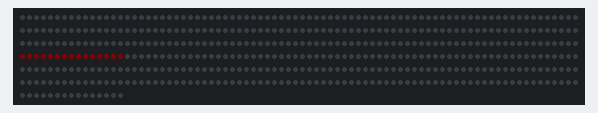
Bench run of a program on a simulated ESP32. On the bench: 495 RGB LEDs in strip order, left to right, continuing on the next row. Dim RGB values are drawn brighter than linear; random numbers use the default seed unless the program sets one.

Above: at 0.1 s.
At 0.7 s:
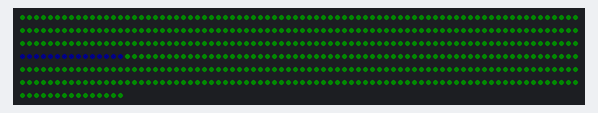
At 1.3 s:
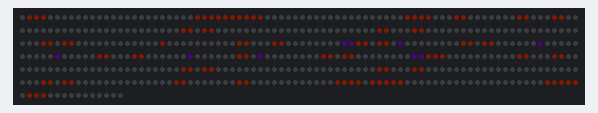

The program:

main.cpp
```cpp
// Librerias
#include <FastLED.h>
#include "config.h" // Incluye pines, número de LEDs y colores definidos en un solo lugar
#include "panel_struct.h"
#include "system.h"
// ------------------------------------------------------------------------
// Se definen las variables necesarias
// ------------------------------------------------------------------------
// Arreglo que representa el estado de cada LED físico en la tira
CRGB leds[NUM_LEDS];
// Variables para controlar el tiempo de parpadeo
unsigned long contadorParpadeo = 0;
unsigned long intervaloParpadeo = 0;
int parpadeoActivo = 0; // Variable para controlar el estado del parpadeo
// Definición de la matriz del panel (ajusta el tamaño según tu panel real)
LedPixel panel[15][33];
// ------------------------------------------------------------------------
// Configuración inicial del sistema
void setup() {
  // Inicializa salida serial para debugging si lo necesitas
  Serial.begin(115200);
  // Inicializa la matriz de LEDs
  inicializarMatriz(panel);
  // Construye la cara por defecto
  construirCaraDefault(panel);
  // Configura la tira LED: tipo de LEDs, pin de datos, orden de color
  FastLED.addLeds<WS2812, DATA_PIN, GRB>(leds, NUM_LEDS);
  // Ajusta el brillo general de la tira para el testeo
  FastLED.setBrightness(BRILLO_MAX);
  // --- Test de la tira LED al arranque ---
  // Enciende todos los LEDs en rojo, verde, azul y blanco secuencialmente
  // y luego los apaga. Solo se ejecuta una vez al inicio.
  testLeds(leds, NUM_LEDS);
  // Ajusta el brillo general de la tira (puedes modificar)
  FastLED.setBrightness(BRILLO_DEFAULT);
  // --- Fin del testeo de LEDs ---
  // Calcula el primer tiempo de parpadeo
  intervaloParpadeo = TiempoParpadeo();
}
// Bucle principal del programa
void loop() {
  // Verifica si es momento de parpadear
  if (contadorParpadeo < intervaloParpadeo) {
    contadorParpadeo++;
  }else{
    int elementos[] = {OJO_IZQUIERDO, OJO_DERECHO}; // Elementos a parpadear
    int numElementos = sizeof(elementos) / sizeof(elementos[0]); // Calcula el número de elementos
    parpadearLeds(panel, leds, elementos, numElementos);
    // Calcula el nuevo tiempo de parpadeo
    intervaloParpadeo = TiempoParpadeo();
    contadorParpadeo = 0; // Reinicia el contador
  }
  // Se pinta el panel usando pintarPanel
  pintarPanel(panel, leds);
  delay(1); // Pequeño retraso para evitar sobrecargar el bucle
}
```

panel_struct.h
```cpp
#pragma once
#include <FastLED.h>

// Enumeración para los elementos de la cara
enum ElementoCara {
    BOCA = 0,
    NARIZ = 1,
    OJO_IZQUIERDO = 2,
    OJO_DERECHO = 3,
    PIERCING = 4,
    OTRO = 5
};

// Estructura para cada LED del panel
struct LedPixel {
    int posicion;         // Número de LED en la tira
    bool estado;          // Encendido/apagado
    CRGB color;           // Color actual
    ElementoCara elemento;// Tipo de elemento facial
};
```

system.h
```cpp
#pragma once
#include <FastLED.h>
#include "panel_struct.h"

// Función para pintar la matriz en la tira LED
void pintarPanel(LedPixel panel[15][33], CRGB* leds);
// Funcion para ejecutar el parpadeo de los LEDs
void parpadearLeds(LedPixel panel[15][33], CRGB* leds, int listaElementos[], int numElementos);
```

system.cpp
```cpp
#include "system.h"

// Para Visualizar la matriz de LEDs en el monitor serial
void visualizarMatriz(LedPixel panel[15][33]) {
    Serial.println("// ------------------------------------------- //");
    Serial.println("// Iniciando el recorrido de la matriz de LEDs //");
    Serial.println("// ------------------------------------------- //");
    for (int x = 0; x < 15; x++) {
        Serial.print("| ");
        for (int y = 0; y < 33; y++) {
            Serial.print(panel[x][y].posicion);
            Serial.print(" | ");
        }
        Serial.println("");
    }
    Serial.println("Finalizado el recorrido de la matriz");
}

// Recorre la matriz y pinta los LEDs físicos según el estado y color de cada LedPixel
void pintarPanel(LedPixel panel[15][33], CRGB* leds) {
    for (int x = 0; x < 15; x++) {
        for (int y = 0; y < 33; y++) {
            int idx = panel[x][y].posicion;
            if (panel[x][y].estado) {
                leds[idx] = panel[x][y].color;
            }else {
                leds[idx] = CRGB::Black;
            }
        }
    }
    // Envia los datos a la tira LED
    FastLED.show();
}

// Se agrega la funcion para parpadear los LEDs, se agrega una lista de elementos que se parpadearan
void parpadearLeds(LedPixel panel[15][33], CRGB* leds, int listaElementos[], int numElementos) {
    // Se genera una variable pasa saber si hay un cambio, si no omite el refresh de la pantalla
    bool cambio = false;
    // recorre la patriz de leds para cerrar los ojos, de arriba a abajo
    for (int x = 0; x < 15; x++) {
        for (int y = 0; y < 33; y++) {
            // Verifica si el elemento actual está en la lista de elementos a parpadear
            for (int i = 0; i < numElementos; i++) {
                if (panel[x][y].elemento == listaElementos[i]) {
                    // Si el elemento está en la lista, cambia su estado a apagado
                    panel[x][y].estado = false;
                    cambio = true;
                }
            }
        }
        // Si hubo un cambio en el estado de los LEDs, se pinta el panel
        if (cambio){
            // Se espera un tiempo para simular el parpadeo
            delay(1);
            // Se manda a pintar el panel
            pintarPanel(panel, leds);
        }
    }
    // Se recorre la matriz para prender los leds de nuevo, pero de abajo hacia arriba
    // recorre la patriz de leds para cerrar los ojos, de arriba a abajo
    for (int x = 14; x >= 0; x--) {
        for (int y = 0; y < 33; y++) {
            // Verifica si el elemento actual está en la lista de elementos a parpadear
            for (int i = 0; i < numElementos; i++) {
                if (panel[x][y].elemento == listaElementos[i]) {
                    // Si el elemento está en la lista, cambia su estado a apagado
                    panel[x][y].estado = true;
                    cambio = true;
                }
            }
        }
        // Si hubo un cambio en el estado de los LEDs, se pinta el panel
        if (cambio){
            // Se espera un tiempo para simular el parpadeo
            delay(1);
            // Se manda a pintar el panel
            pintarPanel(panel, leds);
        }
    }
}
```

config.h
```cpp
#pragma once
#include <FastLED.h>
#include "panel_struct.h"

// --- Colores principales ---
#define red 253
#define green 45
#define blue 28

#define redPiercing 128
#define greenPiercing 0
#define bluePiercing 255

// --- Configuración de hardware ---
#define NUM_LEDS 495
#define DATA_PIN 5
#define BRILLO_MAX 10 // Brillo máximo de los LEDs
#define BRILLO_MIN 1  // Brillo mínimo de los LEDs
#define BRILLO_DEFAULT 5 // Brillo por defecto de los LEDs
// ----------------------------------------------
// Métodos
// --- Función de testeo de LEDs ---
void testLeds(CRGB* leds, int numLeds);
// --- Función para inicializar la matriz de LEDs ---
void inicializarMatriz(LedPixel panel[15][33]);
// --- Función para construir la cara por defecto ---
void construirCaraDefault(LedPixel panel[15][33]);
// --- Función para visualizar la matriz de LEDs en el monitor serial ---
void visualizarMatriz(LedPixel panel[15][33]);
// --- Función para calcular el parpadeo ---
int TiempoParpadeo();
```

config.cpp
```cpp
#include <FastLED.h>
#include "config.h"
#include "panel_struct.h"
#include "system.h"

// Función para testear la tira LED: recorre todos los LEDs y los enciende en rojo, verde, azul y blanco
void testLeds(CRGB* leds, int numLeds) {
    // Colores de prueba: rojo, verde, azul, blanco
    CRGB colores[4] = {CRGB(255,0,0), CRGB(0,255,0), CRGB(0,0,255), CRGB(255,255,255)};
    // Se recorre la matriz de LEDs y se encienden con cada color
    for (int c = 0; c < 4; c++) {
        // Para iterar por tira en pares
        for (int tira = 0; tira < 17; tira++) {
            // Para iterar por led
            for(int pos = 0; pos <15; pos++) {
                leds[240 + pos + (tira * 15)] = colores[c];
                leds[240 + pos - (tira * 15)] = colores[c];
            }
            FastLED.show();
            delay(3); // Tiempo visible de cada color
        }
    }
    // Apaga todos los LEDs al terminar
    for (int i = 0; i < numLeds; i++) {
        leds[i] = CRGB::Black;
    }
    FastLED.show();
}
// Funcion para inicializar la matriz de LEDs, la matriz ya no importare el orden de recorrido
void inicializarMatriz(LedPixel panel[15][33]) {
    // Se genera una variable que solo existira aqui para guardar la posicion
    int posicion = 0;
    // Se recorre primero la columna, ya que inicia en la esquina superior izquierda y debe recorrerse en direccion hacia abajo
    for (int y = 0; y < 33; y++) {
        for (int x = 0; x < 15; x++) {
            // El panel debe llenarse de arriba a abajo, y de izquierda a derecha
            if (y%2 == 0) {
                panel[x][y].posicion = posicion;
            } else {
                panel[14 - x][y].posicion = posicion;
            }
            // Se asigna todo lo demas apagado
            panel[x][y].estado = false;
            panel[x][y].color = CRGB::Black;
            panel[x][y].elemento = OTRO;
            posicion++; // Incrementa la posicion para el siguiente LED
        }
    }
}

// Función para construir la cara por defecto
void construirCaraDefault(LedPixel panel[15][33]) {
    // Inicializa todos los LEDs como apagados y color negro
    for (int x = 0; x < 15; x++) {
        for (int y = 0; y < 33; y++) {
            // Ya no se toca la posicion, ya que esa es fija y nada deberia tocarla salvo la inicializacion
            panel[x][y].estado = false;
            panel[x][y].color = CRGB::Black;
            panel[x][y].elemento = OTRO;
        }
    }
    // Se realiza el recorrido para asignar los elementos de la cara
    for (int x = 0; x < 15; x++) {
        for (int y = 0; y < 33; y++) {
            // Para la generación del ojo derecho
            if (
                ( y == 4 && (x == 2 || x == 3)) ||
                ( y == 3 && (x == 1 || x == 2 || x == 3 || x == 4)) ||
                ((y == 1 || y == 2) && (x == 0 || x == 1 || x == 2 || x == 3 || x == 4)) ||
                ( y == 0 && (x == 1 || x == 2 || x == 3))
                ){
                panel[x][y].estado = true;
                panel[x][y].color = CRGB(red, green, blue);
                panel[x][y].elemento = OJO_DERECHO;
            }
            // Para la generación del ojo derecho
            if (
                ( y == 28 && (x == 2 || x == 3)) ||
                ( y == 29 && (x == 1 || x == 2 || x == 3 || x == 4)) ||
                ((y == 31 || y == 30) && (x == 0 || x == 1 || x == 2 || x == 3 || x == 4)) ||
                ( y == 32 && (x == 1 || x == 2 || x == 3))
                ){
                panel[x][y].estado = true;
                panel[x][y].color = CRGB(red, green, blue);
                panel[x][y].elemento = OJO_IZQUIERDO;
            }
            //Para la sección de la boca
            if (((y == 5 || y == 7 || y == 9 || y == 11 || y == 13 || y == 15 || y == 17 || y == 19 || y == 21 || y == 23 || y == 25 || y == 27) && (x == 13 || x == 12)) || // Generan el bloque medio de la boca
                ((y == 6 || y == 10 || y == 14 || y == 18 || y == 22 || y == 26) && (x == 13 || x == 14)) || // Genera el bloque bajo de la boca
                ((y == 4 || y == 8 || y == 12 || y == 16 || y == 20 || y == 24 || y == 28) && (x == 11 || x == 12)) // Seccion alta de la boca
            ){
                panel[x][y].estado = true;
                panel[x][y].color = CRGB(red, green, blue);
                panel[x][y].elemento = BOCA;
            }
            // Para la generación de la nariz
            if (((y == 14 || y == 18) && (x == 1 || x == 2 )) ||
                ((y == 13 || y == 19) && (x == 0 || x == 1)) ||
                ((y == 12 || y == 20) && x == 0)
            ){
                panel[x][y].estado = true;
                panel[x][y].color = CRGB(red, green, blue);
                panel[x][y].elemento = NARIZ;
            }
            // Piercing
            if ((y == 16  && x == 5) ||
                ((y == 15 || y == 17)  && x == 5) ||
                ((y == 14 || y == 18)  && x == 4) ||
                ((y == 13 || y == 19)  && (x == 2 || x == 3))
            ){
                panel[x][y].estado = true;
                panel[x][y].color = CRGB(redPiercing, greenPiercing, bluePiercing);
                panel[x][y].elemento = PIERCING;
            }
        }
    }
}

// Se calcula el tiempo de parpadeo
int TiempoParpadeo() {
  // Fórmula logarítmica que simula la frecuencia realista de parpadeo humano
  return round((-4 * log(1 - 0.97 * random(0, 99) / 100) + 2) * 100);
}
```
